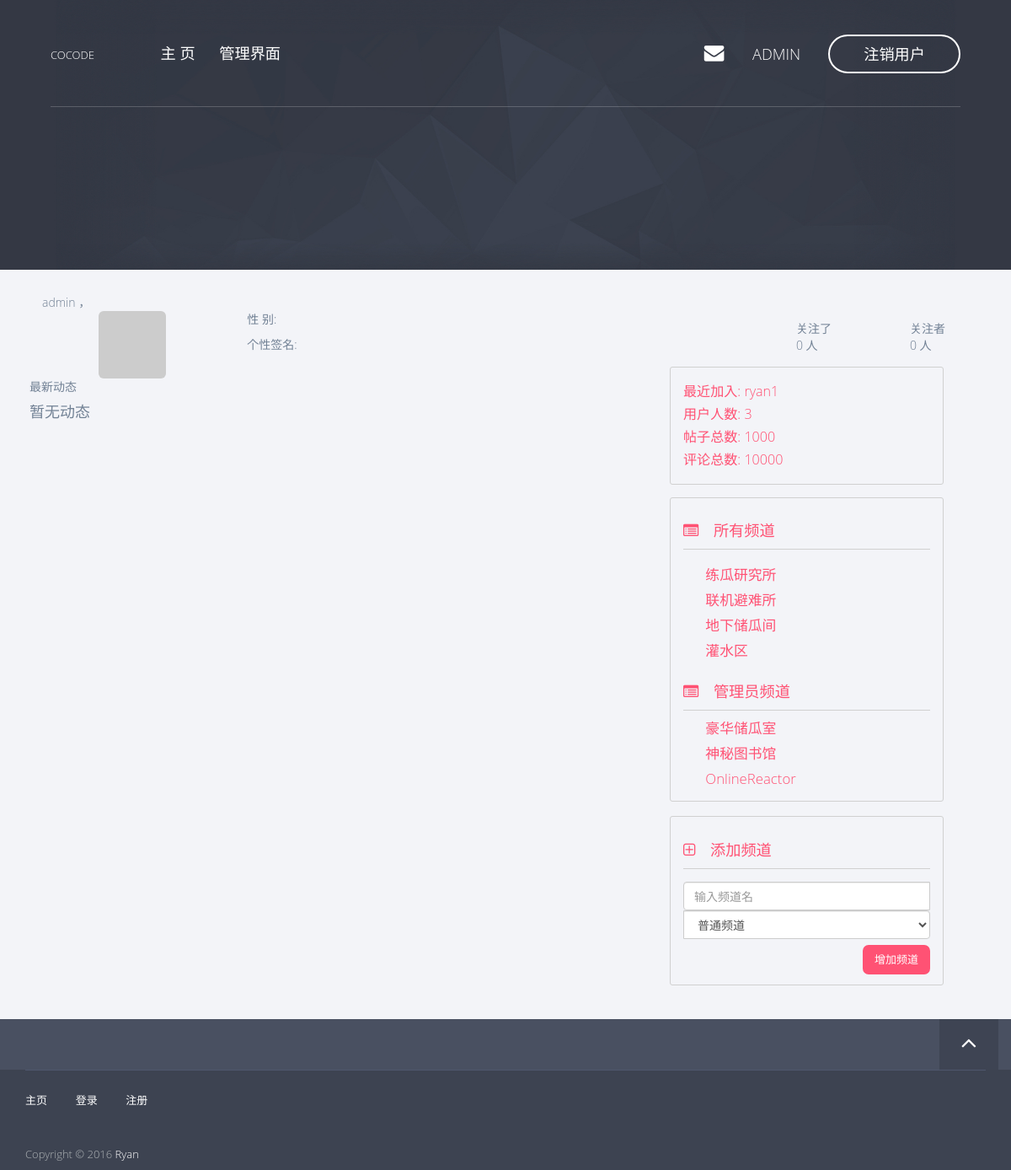
Page /profile/admin (signed in) on the earlier database version.
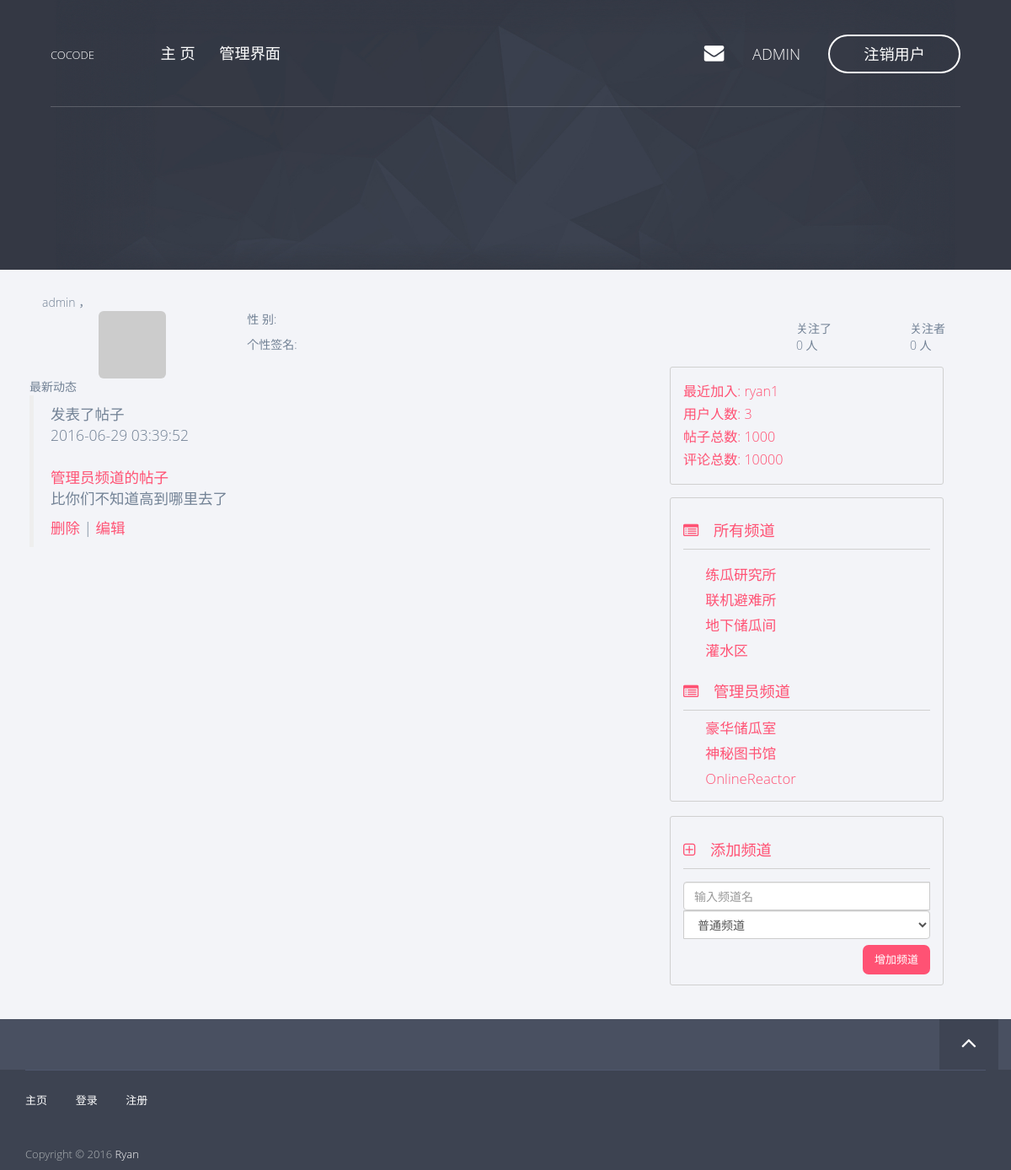
Same page on the later database version.
### app/models/user.py (models this page shows, shortened)
class User(db.Model, Model):
    __tablename__ = 'users'
    id = db.Column(db.Integer, primary_key=True)
    username = db.Column(db.String(), unique=True)
    password_hash = db.Column(db.String())
    email = db.Column(db.String(), unique=True)
    avatar_hash = db.Column(db.String())
    created_time = db.Column(db.DateTime(timezone=True),
                             default=sql.func.now())
    role_id = db.Column(db.Integer, db.ForeignKey('roles.id'))
    posts = db.relationship('Post', backref='author')
    comments = db.relationship('Comment', backref='author')
    @property
    def password(self):
        raise AttributeError('password is not readable')
    def is_admin(self):
        return self.role.permissions == 0xff
    def gravatar(self, size=100, default='identicon', rating='g'):
        from flask import request
        gravatar_url = 'secure.gravatar.com/avatar'
        if request.is_secure:
            url = 'https://' + gravatar_url
        else:
            url = 'http://' + gravatar_url
        hash = self.avatar_hash or md5(self.email.encode('utf-8')).hexdigest()
        return '{url}/{hash}?s={size}&d={default}&r={rating}'.format(url=url,
                                                                     hash=hash,
                                                                     size=size,
                                                                     default=default,
                                                                     rating=rating)

### app/models/channel.py (models this page shows, shortened)
class Channel(db.Model, Model):
    __tablename__ = 'channels'
    id = db.Column(db.Integer, primary_key=True)
    name = db.Column(db.String(), default=ChannelPermission.NORMAL[0])
    permission = db.Column(db.Integer)
    created_time = db.Column(db.DateTime(timezone=True),
                             default=sql.func.now())
    posts = db.relationship('Post', backref='channel')
    def is_admin(self):
        return self.permission == ChannelPermission.ADMIN[0]

### app/models/post.py (models this page shows, shortened)
class Post(db.Model, Model):
    __tablename__ = 'posts'
    id = db.Column(db.Integer, primary_key=True)
    title = db.Column(db.String())
    content = db.Column(db.String())
    created_time = db.Column(db.DateTime(timezone=True),
                             default=sql.func.now())
    channel_id = db.Column(db.Integer, db.ForeignKey('channels.id'))
    user_id = db.Column(db.Integer, db.ForeignKey('users.id'))
    comments = db.relationship('Comment', backref='post')
    def display_item(self):
        name = 'post'
        title = self.title
        content_len = 80
        if self.content.__len__() > content_len:
            content = self.content[:content_len] + '...'
        else:
            content = self.content
        return (name, title, content)

### app/views.py (the view)
@app.route('/profile/<username>')
def profile(username):
    u = User.query.filter_by(username=username).first()
    if u is None:
        abort(404)
    posts = u.posts
    comments = u.comments
    activities = posts + comments
    activities.sort(key=lambda a: a.created_time, reverse=True)
    return render_template('profile.html',
                           user=u,
                           activities=activities)

### app/templates/profile.html (shortened to what this page needs)
{% extends 'base8-4.html' %}
{% block page_content %}
    <div class="row">
        <div class="col-md-12 profile">
            <div class="col-md-12 user-name-note">
                {{ user.username }} ，
            </div>
            <div class="col-md-4 profile-portrait">
                <img class="img-rounded center-block" src="{{ user.gravatar(size=180) }}" />
            </div>
            <div class="col-md-8 profile-info">
                <p>性    别: </p>
                <p>个性签名: </p>
            </div>
        </div>
        <div class="col-md-12 activities-list">
            <div class="activities-list-header">最新动态</div>
            <div class="activities-list-body">
                {% if activities.__len__() == 0 %}
                    <h4>暂无动态</h4>
                {% else %}
                    {% include "_activities.html" %}
                {% endif %}
            </div>
        </div>
    </div>
{% endblock %}
{% block page_side %}
    <div class="row follow-count">
        <div class="col-md-4">
        </div>
        <div class="col-md-4">
        关注了<br>0 人</div>
        <div class="col-md-4">
        关注者<br>0 人</div>
    </div>
{% endblock %}

### app/templates/base8-4.html (shortened to what this page needs)
{% extends "base.html" %}
{% block content %}
    <div class="container">
    <div class="row">
        <div class="col-md-8 page-content">
            {% block page_content %}{% endblock %}
        </div>
        <div class="col-md-4 side-bar">
            <div class="row">
                {% block page_side %}{% endblock %}
                {% include "_bbs_info.html" %}
                {% include "_channels.html" %}
            </div>
        </div>
        </div>
    </div>
{% endblock %}

### app/templates/base.html (shortened to what this page needs)
<!doctype html>
 <html class="no-js" lang="">
{% block head %}
<head>
<link rel="stylesheet" href="../static/css/normalize.min.css">
<link rel="stylesheet" href="../static/css/bootstrap.min.css">
<link rel="stylesheet" href="../static/css/jquery.fancybox.css">
<link rel="stylesheet" href="../static/css/flexslider.css">
<link rel="stylesheet" href="../static/css/styles.css">
<link rel="stylesheet" href="../static/css/queries.css">
<link rel="stylesheet" href="../static/css/etline-font.css">
<link rel="stylesheet" href="../static/bower_components/animate.css/animate.min.css">
<link rel="stylesheet" href="../static/css/font-awesome.min.css">
</head>
{% endblock %}
<body id="top">
    {% block navbar %}
        <section class="hero">
            <section class="navigation">
                <header>
                    <div class="header-content">
                        <div class="logo"><a href="/">COCODE</a></div>
                        <div class="header-nav">
                            <nav>
                                <ul class="primary-nav">
                                    <li><a href="/">主&nbsp;页</a></li>
                                    {% if current_user is not none and current_user.is_admin() %}
                                    <li><a href="/admin">管理界面</a></li>
                                    {% endif %}
                                </ul>
                                <ul class="member-actions">
                                    {% if current_user is none %}
                                    <li><a href="/login" class="login">登&nbsp;录</a></li>
                                    <li><a href="/register" class="btn-white btn-small">注&nbsp;册</a></li>
                                    {% else %}
                                    <li><a href="#"><i class="fa fa-envelope hero-nav"></i></a></li>
                                    <li><a href="/profile/{{ current_user.username }}" class="hero-nav">{{ current_user.username }} &nbsp;</a></li>
                                    <li><a href="/logout" class="btn-white btn-small">注销用户</a></li>
                                    {% endif %}
                                </ul>
                            </nav>
                        </div>
                    </div>
                </header>
            </section>
        </section>
    {% endblock %}
    <section class="content">
        {% block content%}
        {% endblock %}
    </section>
    <section class="to-top">
        <div class="container">
            <div class="row">
                <div class="to-top-wrap">
                    {% block to_top %}
                    <a href="#top" class="top"><i class="fa fa-angle-up"></i></a>
                    {% endblock %}
                </div>
            </div>
        </div>
    </section>
    <footer>
        <div class="container">
            <div class="row">
                <div class="col-md-12">
                    <div class="footer-links">
                        <ul class="footer-group">
                            <li><a href="/">主页</a></li>
                            <li><a href="/login">登录</a></li>
                            <li><a href="/register">注册</a></li>
                        </ul>
                        <p>Copyright © 2016 <a href="/">Ryan</a><br></p>
                    </div>
                </div>
            </div>
        </div>
    </footer>
</body>
</html>

### app/templates/_activities.html (shortened to what this page needs)
<ul class="activities">
    {% for a in activities %}
    <li class="activity">
        {% set item = a.display_item() %}
        {% set item_name = item[0] %}
        <blockquote>
        <div class="activity-content">
            {% if item_name == 'post' %}
                {% set title = item[1] %}
                {% set content = item[2] %}
                <div class="activity-header">发表了帖子</div>
                <div class="activity-date">{{ a.created_time }}</div><br>
                <div class="post-title"><a href="{{ url_for('post_view', id=a.id) }}">{{ title }}</a></div>
                <p>{{ content }}</p>
                <div class="activity-footer">
                    {% if current_user == user or current_user.is_admin() %}
                    <a href="{{ url_for('delete_post', id=a.id) }}">删除</a> |
                    <a href="#">编辑</a>
                    {% endif %}
                </div>
            {% endif %}
        </div>
        </blockquote>
    </li>
    {% endfor %}
</ul>

### app/templates/_bbs_info.html
<div class="col-md-10 forum-info">
    <div class="forum-info-item">最近加入: <a href="/profile/{{ new_user.username }}">{{ new_user.username }}</a></div>
    <div class="forum-info-item">用户人数: {{ user_count }}</div>
    <div class="forum-info-item">帖子总数: 1000 </div>
    <div class="forum-info-item">评论总数: 10000 </div>
</div>

### app/templates/_channels.html
<div class="col-md-10 channel-list">
    <div class="channel-list-caption">
        <i class="fa fa-list-alt"></i> 所有频道
    </div>
    <div class="channel-list-items">
        {% for c in channels %}
        {% if not c.is_admin() %}
            <div class="channel-list-item">
                <a href="/channel/{{ c.id }}">{{ c.name }}</a>
            </div>
        {% endif %}
        {% endfor %}
    </div>
    {% if current_user is not none and current_user.is_admin() %}
        <div class="channel-list-caption">
            <i class="fa fa-list-alt"></i> 管理员频道
        </div>
        {% for c in channels %}
        {% if c.is_admin() %}
            <div class="channel-list-item">
                <a href="/channel/{{ c.id }}">{{ c.name }}</a>
            </div>
        {% endif %}
        {% endfor %}
    {% endif %}
</div>
{% if current_user is not none and current_user.is_admin() %}
<div class="col-md-10 channel-list add-channel">
    <div class="channel-list-caption">
        <i class="fa fa-plus-square-o"></i> 添加频道
    </div>
    <div class="channel-add">
        <form class="form-inline" action="/admin/add_channel" method="POST">
            <div class="form-group">
                <div class="input-group">
                    <input type="text" class="form-control" name="name" placeholder="输入频道名">
                    <select class="form-control" name="permission">
                        {% for p in permissions %}
                        <option value="{{ p[0] }}">{{ p[1] }}</option>
                        {% endfor %}
                    </select>
                </div>
            </div>
          <button type="submit" class="btn btn-fill btn-middle add-channel-btn">增加频道</button>
        </form>
    </div>
</div>
{% endif %}

Differences in the rows shown:
added Post: created_time "2016-06-29 03:39:52", title "管理员频道的帖子", content "比你们不知道高到哪里去了"
Other differences:
text no longer shown: "暂无动态"
